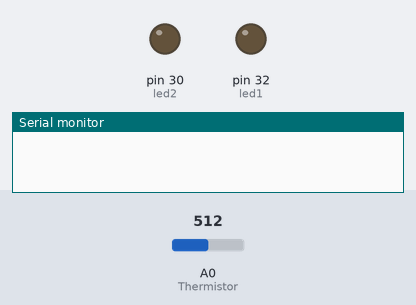
The sketch below on a simulated Arduino Mega 2560, built with avr-gcc and run on an emulated ATmega2560. Parts: output pins drawn as LEDs (lit = HIGH), the last lines printed to the serial monitor. The inputs (shaded band) are chosen by the test bench; at power-on: A0 (Thermistor) = 512.

Above: at 1.2 s.
1.3 s: A0 (Thermistor) set to 528
At 2.5 s:
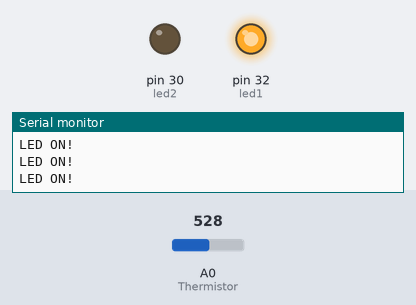
2.8 s: A0 (Thermistor) set to 716
At 3.4 s:
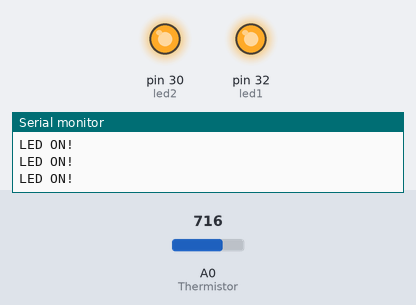
4.3 s: A0 (Thermistor) set to 511
At 5.0 s:
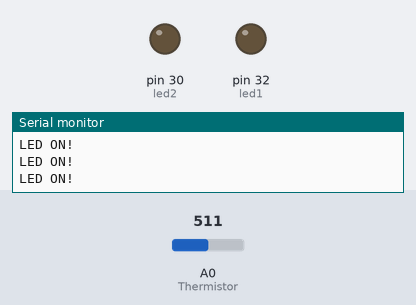
Timing chart, 0 to 7.3 s (numbered marks = the images above; inputs shaded):
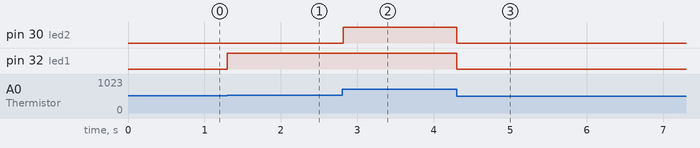

The sketch:

hw2_3.ino
```cpp
#define Thermistor 0
#define led1 32
#define led2 30

void setup() {
  // put your setup code here, to run once:
  Serial.begin(9600);
  pinMode(led1, OUTPUT);
  pinMode(led2, OUTPUT);
  pinMode(Thermistor, INPUT);

}

float pad = 10000;

float convertToCelsius(int RawADC) {
  long Resistance;
  float Temp; // Dual-Purpose variable to save space.
  Resistance=((1024 * pad / RawADC) - pad);
  Temp = log(Resistance);
  Temp = 1 / (0.001129148 + (0.000234125 * Temp) + (0.0000000876741 * Temp * Temp * Temp));
  Temp = Temp - 273.15;
  return Temp;
}


void loop() {
  // put your main code here, to run repeatedly:
  int val = analogRead(Thermistor);
  float temp = convertToCelsius(val);

  // Serial.println(temp);

  if (temp >= 25) {
    digitalWrite(led1, HIGH);
    Serial.println("LED ON!");
  } else {
    digitalWrite(led1, LOW);
  }

   if (temp >= 27) {
    digitalWrite(led2, HIGH);
    Serial.println("LED ON!");
  } else {
    digitalWrite(led2, LOW);
  }
}
```

Measured:
- the behaviour switches between 512 and 513 on A0 (Thermistor) (found by bisection; images 0 and 1)
- after the input at 1.3 s, pin 32 (led1): LOW → HIGH at once
- after the input at 2.8 s, pin 30 (led2): LOW → HIGH at once
- after the input at 4.3 s, pin 30 (led2), pin 32 (led1): HIGH → LOW at once
